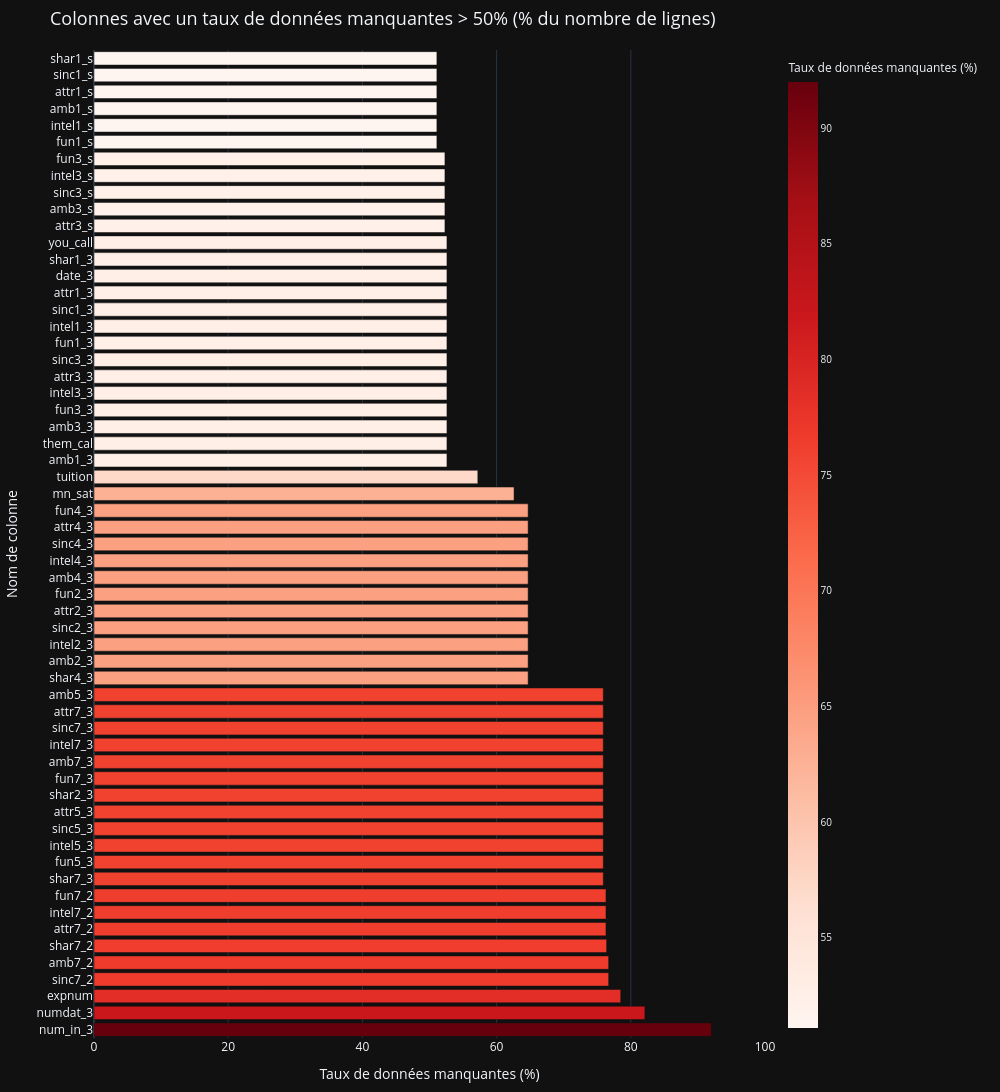

Here is the notebook cell this chart was saved with:
### Code cell
fig = px.bar(
    stats_column_NaNs_above_50pct,
    x='pct',
    color='pct',
    title="Colonnes avec un taux de données manquantes > 50% (% du nombre de lignes)",
    width=1000,
    height=1200,
    range_x=[0, 100],
    labels={
        'index': 'Nom de colonne',
        'pct': 'Taux de données manquantes (%)'
    },
    color_continuous_scale=CONTINUOUS_COLOR_SCALE
)
#fig.update_layout(font=dict(size=10))
fig.show()

### Figure 1 — Plotly figure (JSON) as saved in the notebook; plotly's stock layout.template omitted (floating-point values rounded to 4 significant figures)
{"data": [{"hovertemplate": "Taux de données manquantes (%)=%{marker.color}<br>Nom de colonne=%{y}<extra></extra>", "legendgroup": "", "marker": {"color": [92.0, 82.1, 78.5, 76.7, 76.7, 76.4, 76.3, 76.3, 76.3, 75.9, 75.9, 75.9, 75.9, 75.9, 75.9, 75.9, 75.9, 75.9, 75.9, 75.9, 75.9, 64.7, 64.7, 64.7, 64.7, 64.7, 64.7, 64.7, 64.7, 64.7, 64.7, 64.7, 62.6, 57.2, 52.6, 52.6, 52.6, 52.6, 52.6, 52.6, 52.6, 52.6, 52.6, 52.6, 52.6, 52.6, 52.6, 52.6, 52.3, 52.3, 52.3, 52.3, 52.3, 51.1, 51.1, 51.1, 51.1, 51.1, 51.1], "coloraxis": "coloraxis", "pattern": {"shape": ""}}, "name": "", "orientation": "h", "showlegend": false, "textposition": "auto", "x": [92.0, 82.1, 78.5, 76.7, 76.7, 76.4, 76.3, 76.3, 76.3, 75.9, 75.9, 75.9, 75.9, 75.9, 75.9, 75.9, 75.9, 75.9, 75.9, 75.9, 75.9, 64.7, 64.7, 64.7, 64.7, 64.7, 64.7, 64.7, 64.7, 64.7, 64.7, 64.7, 62.6, 57.2, 52.6, 52.6, 52.6, 52.6, 52.6, 52.6, 52.6, 52.6, 52.6, 52.6, 52.6, 52.6, 52.6, 52.6, 52.3, 52.3, 52.3, 52.3, 52.3, 51.1, 51.1, 51.1, 51.1, 51.1, 51.1], "xaxis": "x", "y": ["num_in_3", "numdat_3", "expnum", "sinc7_2", "amb7_2", "shar7_2", "attr7_2", "intel7_2", "fun7_2", "shar7_3", "fun5_3", "intel5_3", "sinc5_3", "attr5_3", "shar2_3", "fun7_3", "amb7_3", "intel7_3", "sinc7_3", "attr7_3", "amb5_3", "shar4_3", "amb2_3", "intel2_3", "sinc2_3", "attr2_3", "fun2_3", "amb4_3", "intel4_3", "sinc4_3", "attr4_3", "fun4_3", "mn_sat", "tuition", "amb1_3", "them_cal", "amb3_3", "fun3_3", "intel3_3", "attr3_3", "sinc3_3", "fun1_3", "intel1_3", "sinc1_3", "attr1_3", "date_3", "shar1_3", "you_call", "attr3_s", "amb3_s", "sinc3_s", "intel3_s", "fun3_s", "fun1_s", "intel1_s", "amb1_s", "attr1_s", "sinc1_s", "shar1_s"], "yaxis": "y", "type": "bar"}], "layout": {"xaxis": {"anchor": "y", "domain": [0.0, 1.0], "title": {"text": "Taux de données manquantes (%)"}, "range": [0, 100]}, "yaxis": {"anchor": "x", "domain": [0.0, 1.0], "title": {"text": "Nom de colonne"}}, "coloraxis": {"colorbar": {"title": {"text": "Taux de données manquantes (%)"}}, "colorscale": [[0.0, "rgb(255,245,240)"], [0.125, "rgb(254,224,210)"], [0.25, "rgb(252,187,161)"], [0.375, "rgb(252,146,114)"], [0.5, "rgb(251,106,74)"], [0.625, "rgb(239,59,44)"], [0.75, "rgb(203,24,29)"], [0.875, "rgb(165,15,21)"], [1.0, "rgb(103,0,13)"]]}, "legend": {"tracegroupgap": 0}, "title": {"text": "Colonnes avec un taux de données manquantes > 50% (% du nombre de lignes)"}, "barmode": "relative", "height": 1200, "width": 1000}}
